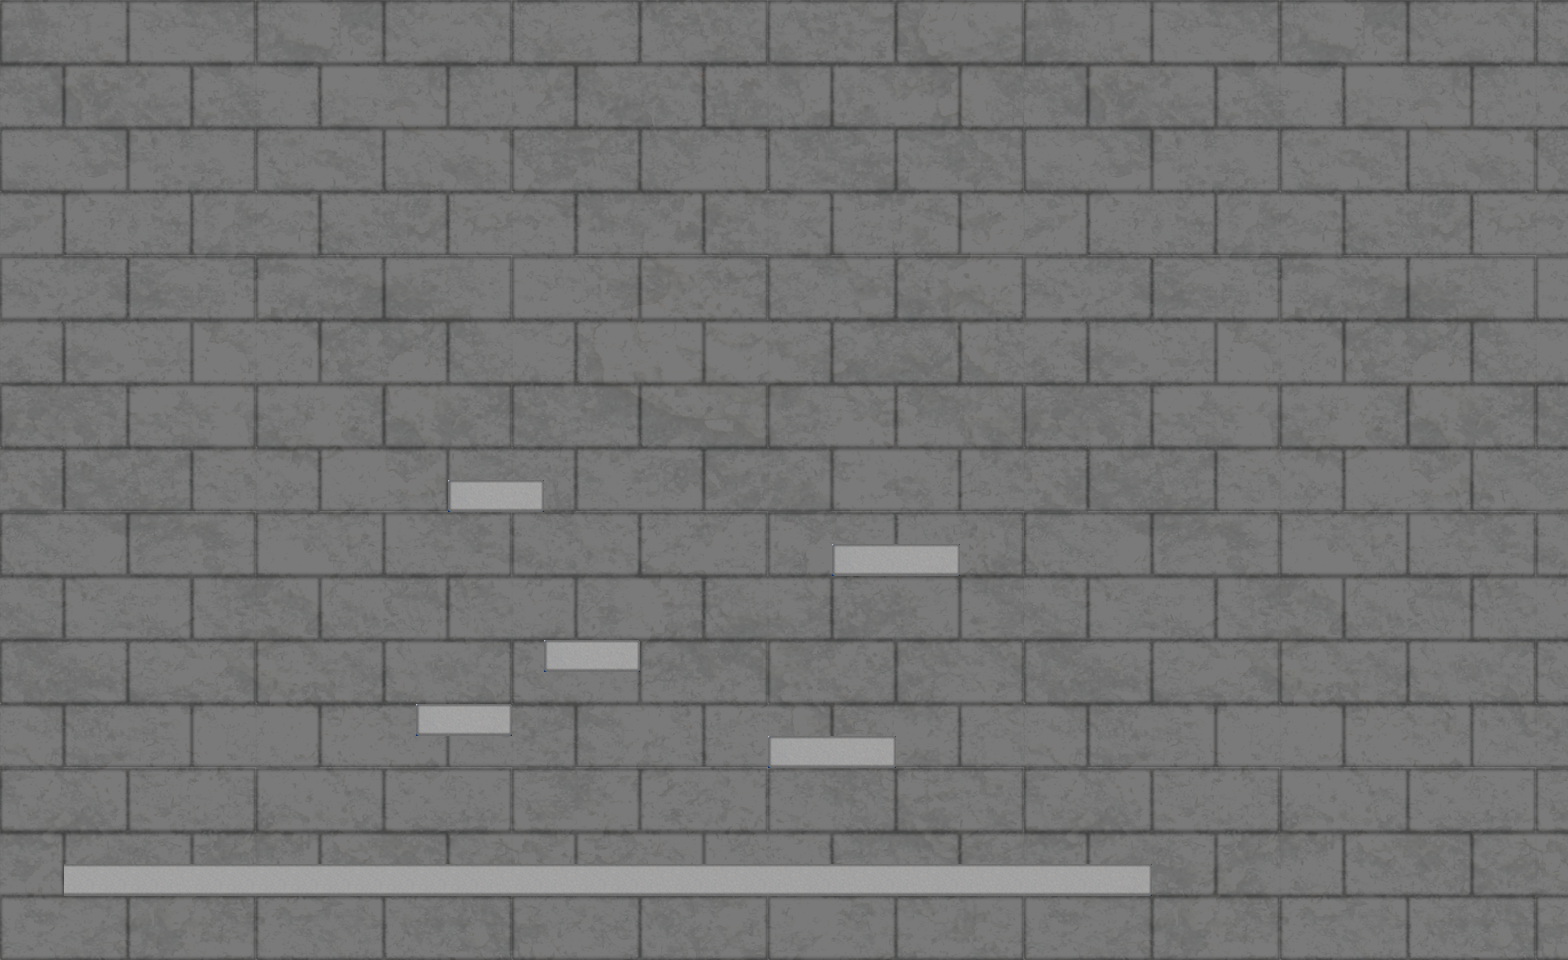

Rendered tile map (Tiled .tmx) drawn with the repository's tilesets; below, a short description and the map source with its tile grids summarised:
An orthogonal 49x30 tile map with 32x32 px tiles, 5 tile layers (Background, Collision, Mask, Enemies, ...), 3 tilesets.

<map version="1.0" orientation="orthogonal" width="49" height="30" tilewidth="32" tileheight="32">
 <tileset firstgid="1" name="Background" tilewidth="32" tileheight="32">
  <image source="TexturedStoneWall1024.png" width="1024" height="1024" />
 </tileset>
 <tileset firstgid="1025" name="Collision" tilewidth="32" tileheight="32">
  <image source="Impassable.png" width="32" height="32" />
  <tile id="0">
   <properties>
    <property name="COLLISION" value="true" />
   </properties>
  </tile>
 </tileset>
 <tileset firstgid="1026" name="Mask" tilewidth="32" tileheight="32">
  <image source="Platform.png" width="128" height="32" />
  <tile id="0">
   <properties>
    <property name="ISSHADOWCASTER" value="true" />
   </properties>
  </tile>
 </tileset>
 <layer name="Background" width="49" height="30">
  <data>[1470 cells, 1470 non-empty, 960 distinct tile ids]</data>
 </layer>
 <layer name="Collision" width="49" height="30">
  <data>[1470 cells, 51 non-empty, 1 distinct tile ids]</data>
 </layer>
 <layer name="Mask" width="49" height="30">
  <data>[1470 cells, 51 non-empty, 4 distinct tile ids]</data>
 </layer>
 <layer name="Enemies" width="49" height="30">
  <data>[1470 cells, 0 non-empty, 0 distinct tile ids]</data>
 </layer>
 <layer name="Foreground" width="49" height="30">
  <data>[1470 cells, 0 non-empty, 0 distinct tile ids]</data>
 </layer>
</map>